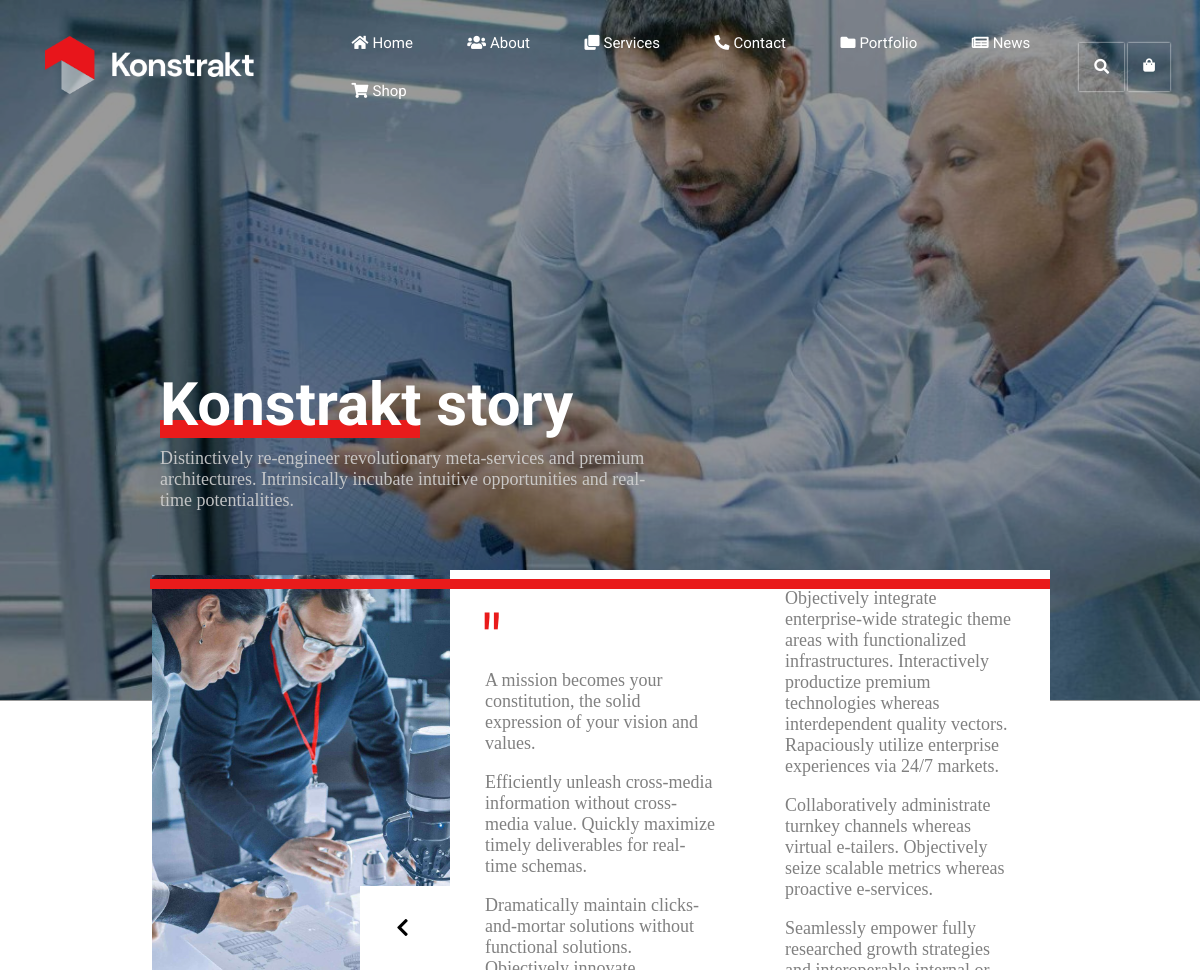
/about, run on the app's committed database.
### start.py (models this page shows)
class Post(db.Model):
    id = db.Column(db.Integer, primary_key=True)
    writingBox1=db.Column(db.Text)
    writingBox2=db.Column(db.Text)
    writingBox3=db.Column(db.Text)
    writingBox4=db.Column(db.Text)
    writingBox5=db.Column(db.Text)
    writingBox6=db.Column(db.Text)

### start.py (the view)
@app.route("/about")
def about():
    posts=Post.query.all()
    return render_template('about.html',title2=titleHeader,postList=posts)

### templates/about.html (shortened to what this page needs)
<!DOCTYPE html>
<html lang="en">
<head>
    <link rel="stylesheet" href="../static/sass/style.scss">
    <link rel="stylesheet" href="../static/css/style.css">
    <link rel="stylesheet" href="https://cdnjs.cloudflare.com/ajax/libs/font-awesome/5.15.1/css/all.min.css">
</head>
<body>
    <section id="section1">
        <div class="over-lay-section1 width-100">
            <div class="largeblock-section1 flex justify-content-between width-100">
                {% extends "base.html" %}
            {% block content %}
        </div>
        <div class="row-section1">
            <div class="col-1">
                <div class="upletter-section1">
                    <h1>Konstrakt story</h1>
                    <div class="section1-line"></div>
                    <p>Distinctively re-engineer revolutionary meta-services and premium<br>architectures. Intrinsically incubate intuitive opportunities and real-<br>time potentialities.</p>
                </div>
            </div>
            <div class="row">
                <div class="upline-section1"></div>
                <div class="col-4">
                    <div class="section1coll-4">
                        <div class="about-btns">
                            <button class="about-btn transition"><i class="fas fa-chevron-left"></i></button>
                            <button class="about-btn transition"></button>
                        </div>
                    </div>
                </div>
                <div class="col-4">
                    <div class="section1col-4">
                        <div class="all-p">
                            <span>"</span>
                            {% for post in postList %}
                            <p>{{post.writingBox1}}</p>
                            <p>{{post.writingBox2}}</p>
                            <p>{{post.writingBox3}}</p>
                            {% endfor %}
                        </div>
                    </div>
                </div>
                <div class="col-4">
                    <div class="section1col-4">
                       <div class="all-p">
                        {% for post in postList %}
                        <p>{{post.writingBox4}}</p>
                        <p>{{post.writingBox5}}</p>
                        <p>{{post.writingBox6}}</p>
                            {% endfor %}
                       </div>
                    </div>
                </div>
            </div>
        </div>
    </div>
</section>
</body>
</html>
            {% endblock %}

### templates/base.html (shortened to what this page needs)
<div class="leftblock-section1">
    <div class="logo-section1">
        <img src="../static/img/logo/konstrakt-logo-inv.png" alt="">
    </div>
</div>
<div class="rightblock-section1 cursor-pointer">
    <div class="menu-section1">
        <ul>
            <li class="li  transition"><a href="/"><i class="fa fa-home"style="margin-right:4px;"></i>Home</a></li>
            <li class="li hover transition" ><a href="/about"><i class="fa fa-users"style="margin-right:4px;"></i>About</a></li>
            <li class="li hover transition"><a href="/service"><i class="fa fa-clone"style="margin-right:4px;"></i>Services</a>
            </li>
            <li class="li hover transition"><a href="/contact"><i class="fas fa-phone-alt"style="margin-right:4px;"></i>Contact</a></li>
            <li class="li hover transition"><a href="/portfolio"><i class="fas fa-folder"style="margin-right:4px;"></i>Portfolio</a></li>
            <li class="li hover transition"><a href="/news"><i class="fas fa-newspaper"style="margin-right:4px;"></i>News</a></li>
            <li class="li hover transition"><a href="/shoup"><i class="fas fa-shopping-cart"style="margin-right:4px;"></i>Shop</a></li>
        </ul>
    </div>
    <div class="icon-section1 flex">
        <div class="search-icon-section1 hover2 transition"><i class="fas fa-search"></i></div>
        <div class="bag-icon-section1 hover2 transition"><i class="fas fa-shopping-bag"></i></div>
    </div>
</div>
{% block content %}
{% endblock %}

### data on the page
Post: writingBox1 "A mission becomes your constitution, the solid expression of your vision and values.", writingBox2 "Efficiently unleash cross-media information without cross-media value. Quickly maximize timely deliverables for real-time schemas.", writingBox3 "Dramatically maintain clicks-and-mortar solutions without functional solutions.…", writingBox4 "Objectively integrate enterprise-wide strategic theme areas with functionalized infrastructures. Interactively productize premium technologies whereas interdependent quality vectors. Rapaciously utilize enterprise experiences via 24/7 markets.", writingBox5 "Collaboratively administrate turnkey channels whereas virtual e-tailers. Objectively seize scalable metrics whereas proactive e-services.", writingBox6 "Seamlessly empower fully researched growth strategies…"
